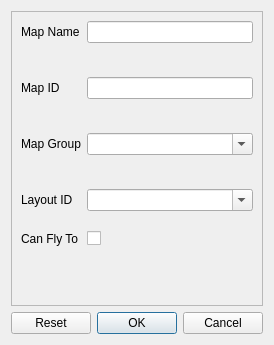
<?xml version="1.0" encoding="UTF-8"?>
<ui version="4.0">
 <class>NewMapDialog</class>
 <widget class="QDialog" name="NewMapDialog">
  <property name="windowTitle">
   <string>New Map Options</string>
  </property>
  <layout class="QVBoxLayout" name="verticalLayout">
   <item>
    <widget class="QScrollArea" name="scrollArea">
     <property name="widgetResizable">
      <bool>true</bool>
     </property>
     <widget class="QWidget" name="scrollAreaWidgetContents">
      <property name="geometry">
       <rect>
        <x>0</x>
        <y>0</y>
        <width>229</width>
        <height>254</height>
       </rect>
      </property>
      <layout class="QGridLayout" name="gridLayout_3">
       <property name="verticalSpacing">
        <number>10</number>
       </property>
       <item row="2" column="0">
        <widget class="QLabel" name="label_MapID">
         <property name="text">
          <string>Map ID</string>
         </property>
        </widget>
       </item>
       <item row="13" column="0" colspan="2">
        <spacer name="verticalSpacer">
         <property name="orientation">
          <enum>Qt::Orientation::Vertical</enum>
         </property>
         <property name="sizeHint" stdset="0">
          <size>
           <width>20</width>
           <height>40</height>
          </size>
         </property>
        </spacer>
       </item>
       <item row="1" column="1">
        <widget class="QLabel" name="label_NameError">
         <property name="visible">
          <bool>false</bool>
         </property>
         <property name="styleSheet">
          <string notr="true">color: rgb(255, 0, 0)</string>
         </property>
         <property name="text">
          <string/>
         </property>
         <property name="wordWrap">
          <bool>true</bool>
         </property>
        </widget>
       </item>
       <item row="6" column="1">
        <widget class="QComboBox" name="comboBox_LayoutID">
         <property name="editable">
          <bool>true</bool>
         </property>
         <property name="insertPolicy">
          <enum>QComboBox::InsertPolicy::NoInsert</enum>
         </property>
        </widget>
       </item>
       <item row="12" column="0" colspan="2">
        <widget class="QWidget" name="widget_HeaderData" native="true">
         <layout class="QVBoxLayout" name="layout_HeaderData">
          <property name="leftMargin">
           <number>0</number>
          </property>
          <property name="topMargin">
           <number>0</number>
          </property>
          <property name="rightMargin">
           <number>0</number>
          </property>
          <property name="bottomMargin">
           <number>0</number>
          </property>
         </layout>
        </widget>
       </item>
       <item row="3" column="1">
        <widget class="QLabel" name="label_MapIDError">
         <property name="visible">
          <bool>false</bool>
         </property>
         <property name="styleSheet">
          <string notr="true">color: rgb(255, 0, 0)</string>
         </property>
         <property name="text">
          <string/>
         </property>
         <property name="wordWrap">
          <bool>true</bool>
         </property>
        </widget>
       </item>
       <item row="0" column="1">
        <widget class="QLineEdit" name="lineEdit_Name">
         <property name="toolTip">
          <string>&lt;html&gt;&lt;head/&gt;&lt;body&gt;&lt;p&gt;The name of the new map. The name cannot be the same as any other existing map.&lt;/p&gt;&lt;/body&gt;&lt;/html&gt;</string>
         </property>
         <property name="clearButtonEnabled">
          <bool>true</bool>
         </property>
        </widget>
       </item>
       <item row="9" column="0">
        <widget class="QLabel" name="label_CanFlyTo">
         <property name="text">
          <string>Can Fly To</string>
         </property>
        </widget>
       </item>
       <item row="4" column="1">
        <widget class="NoScrollComboBox" name="comboBox_Group">
         <property name="toolTip">
          <string>&lt;html&gt;&lt;head/&gt;&lt;body&gt;&lt;p&gt;The name of the group this map will be added to.&lt;/p&gt;&lt;/body&gt;&lt;/html&gt;</string>
         </property>
         <property name="editable">
          <bool>true</bool>
         </property>
         <property name="insertPolicy">
          <enum>QComboBox::InsertPolicy::NoInsert</enum>
         </property>
        </widget>
       </item>
       <item row="4" column="0">
        <widget class="QLabel" name="label_Group">
         <property name="text">
          <string>Map Group</string>
         </property>
        </widget>
       </item>
       <item row="5" column="1">
        <widget class="QLabel" name="label_GroupError">
         <property name="visible">
          <bool>false</bool>
         </property>
         <property name="styleSheet">
          <string notr="true">color: rgb(255, 0, 0)</string>
         </property>
         <property name="text">
          <string/>
         </property>
         <property name="wordWrap">
          <bool>true</bool>
         </property>
        </widget>
       </item>
       <item row="0" column="0">
        <widget class="QLabel" name="label_Name">
         <property name="text">
          <string>Map Name</string>
         </property>
        </widget>
       </item>
       <item row="9" column="1">
        <widget class="QCheckBox" name="checkBox_CanFlyTo">
         <property name="toolTip">
          <string>&lt;html&gt;&lt;head/&gt;&lt;body&gt;&lt;p&gt;If checked, a Heal Location will be added to this map automatically.&lt;/p&gt;&lt;/body&gt;&lt;/html&gt;</string>
         </property>
         <property name="text">
          <string/>
         </property>
        </widget>
       </item>
       <item row="6" column="0">
        <widget class="QLabel" name="label_LayoutID">
         <property name="text">
          <string>Layout ID</string>
         </property>
        </widget>
       </item>
       <item row="2" column="1">
        <widget class="QLineEdit" name="lineEdit_MapID">
         <property name="toolTip">
          <string>&lt;html&gt;&lt;head/&gt;&lt;body&gt;&lt;p&gt;The constant that will be used to refer to this map. It cannot be the same as any other existing map, and it must start with the specified prefix.&lt;/p&gt;&lt;/body&gt;&lt;/html&gt;</string>
         </property>
        </widget>
       </item>
       <item row="8" column="0" colspan="2">
        <widget class="NewLayoutForm" name="newLayoutForm" native="true"/>
       </item>
      </layout>
     </widget>
    </widget>
   </item>
   <item>
    <widget class="QDialogButtonBox" name="buttonBox">
     <property name="standardButtons">
      <set>QDialogButtonBox::StandardButton::Cancel|QDialogButtonBox::StandardButton::Ok|QDialogButtonBox::StandardButton::Reset</set>
     </property>
    </widget>
   </item>
  </layout>
 </widget>
 <customwidgets>
  <customwidget>
   <class>NewLayoutForm</class>
   <extends>QWidget</extends>
   <header>newlayoutform.h</header>
   <container>1</container>
  </customwidget>
  <customwidget>
   <class>NoScrollComboBox</class>
   <extends>QComboBox</extends>
   <header>noscrollcombobox.h</header>
  </customwidget>
 </customwidgets>
 <resources/>
 <connections/>
</ui>
